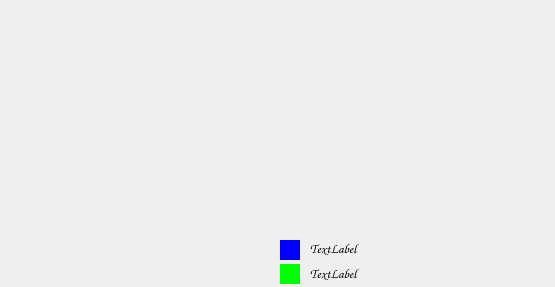
<?xml version="1.0" encoding="UTF-8"?>
<ui version="4.0">
 <class>Dialog</class>
 <widget class="QDialog" name="Dialog">
  <property name="geometry">
   <rect>
    <x>0</x>
    <y>0</y>
    <width>555</width>
    <height>287</height>
   </rect>
  </property>
  <property name="windowTitle">
   <string>Dialog</string>
  </property>
  <widget class="QWidget" name="widget_6" native="true">
   <property name="geometry">
    <rect>
     <x>280</x>
     <y>264</y>
     <width>20</width>
     <height>20</height>
    </rect>
   </property>
   <property name="styleSheet">
    <string notr="true">background-color: rgb(0, 255, 0);</string>
   </property>
  </widget>
  <widget class="QWidget" name="widget" native="true">
   <property name="geometry">
    <rect>
     <x>280</x>
     <y>240</y>
     <width>20</width>
     <height>20</height>
    </rect>
   </property>
   <property name="styleSheet">
    <string notr="true">
background-color: rgb(0, 0, 255);</string>
   </property>
  </widget>
  <widget class="QLabel" name="label_3">
   <property name="geometry">
    <rect>
     <x>310</x>
     <y>265</y>
     <width>61</width>
     <height>16</height>
    </rect>
   </property>
   <property name="font">
    <font>
     <family>Comic Sans MS</family>
     <pointsize>10</pointsize>
    </font>
   </property>
   <property name="text">
    <string>TextLabel</string>
   </property>
  </widget>
  <widget class="QLabel" name="label_2">
   <property name="geometry">
    <rect>
     <x>310</x>
     <y>240</y>
     <width>91</width>
     <height>16</height>
    </rect>
   </property>
   <property name="font">
    <font>
     <family>Comic Sans MS</family>
     <pointsize>10</pointsize>
    </font>
   </property>
   <property name="text">
    <string>TextLabel</string>
   </property>
  </widget>
 </widget>
 <resources/>
 <connections/>
</ui>
